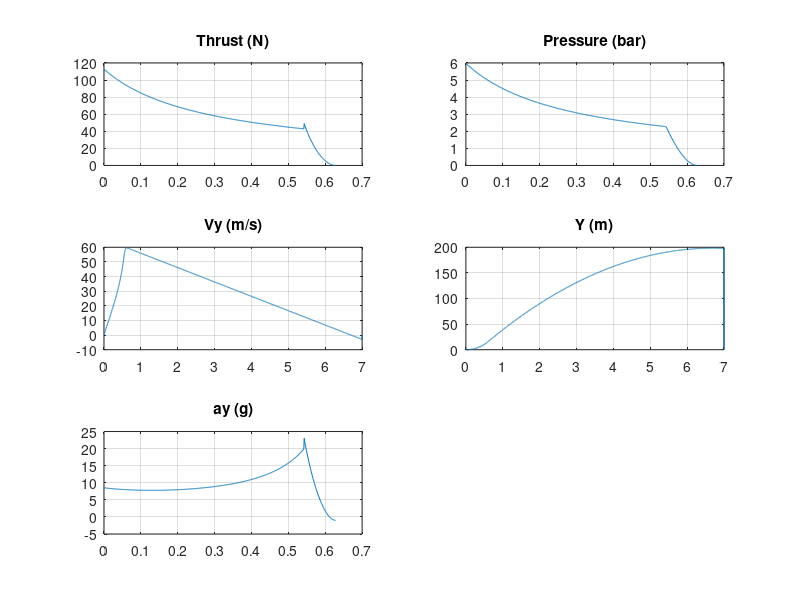

This figure's MATLAB source:
%% PARAMETERS

vesselCapacity  = 2.0;
waterCapacity   = 1.0;
vesselDiameter  = 95;
nozzleDiameter  = 10;
rocketDryMass   = 0.20;
pressureGauge   = 6.0;

param = struct();
param.k                 = 1.40;
param.g                 = 9.81;
param.pa                = 1e5;
param.ro                = 1000;
param.rho               = 1.225;
param.R                 = 286.9;
param.pI                = pressureGauge * 1e5;
param.tempI             = 293;
param.waterLossFactor   = 0.20;
param.airLossFactor     = 0.30;
param.C                 = param.pI * ((vesselCapacity - waterCapacity) / 1000)^param.k;
param.Ar                = pi * (vesselDiameter  / 1000)^2 / 4;    
param.An                = pi * (nozzleDiameter  / 1000)^2 / 4;                       
param.m0                = rocketDryMass;
param.fi                = deg2rad(90.0);

% define thrust state
Vw     = waterCapacity / 1000;
Va     = (vesselCapacity - waterCapacity) / 1000; 
p      = param.pI;
temp   = param.tempI;
mA     = (p + param.pa) / (param.R * temp) * Va; 
tank = [Vw Va p temp mA];

function [T, tank_dot] = thrust(param, tank)
    Vw     = tank(1);
    Va     = tank(2); 
    p      = tank(3);
    temp   = tank(4);
    mA     = tank(5);

    if Vw > 0
        ve = sqrt(2*p*(1-param.waterLossFactor) / param.ro);
        Vw_dot = -param.An * ve; 
        Va_dot = -Vw_dot;

        p_dot = -param.k * param.C * Va^(-param.k-1) * Va_dot;
        % optional hydrostatic p_dot = p_dot + param.ro * (param.g + a)/param.Ar * Vw_dot

        n = (param.k-1)/param.k;
        temp_dot = param.tempI * n * ((p + param.pa)/(param.pI + param.pa))^(n-1) * (1/(param.pI + param.pa))*p_dot;

        m_dot = Vw_dot * param.ro;
        T = ve*(-m_dot)+p*(1-param.waterLossFactor)*param.An;
        tank_dot = [Vw_dot Va_dot p_dot temp_dot 0];
    elseif p > 0
        roApE  = mA/Va;
        ve     = sqrt(temp * param.R * (2*param.k/(param.k-1)) * (1 - (param.pa/(p+param.pa))^((param.k-1)/param.k)));
        mA_dot = -ve * param.An * roApE;

        p_dot = -param.k * param.C * Va^(-param.k-1) * (-mA_dot / roApE);
        n = (param.k - 1)/param.k;
        temp_dot = param.tempI * n * ((p + param.pa)/(param.pI + param.pa))^(n-1) * (1/(param.pI + param.pa)) * p_dot;

        T  = ve * (1-param.airLossFactor) * (-mA_dot) + p * param.An;
        tank_dot = [0 0 p_dot temp_dot mA_dot];
    else
        T = 0;
        tank_dot = [0 0 0 0 0];
    end
end

function [X_dot,tank_dot, T] = dynamics(X, tank, fi, param)
    x = X(1);
    x_dot = X(2);
    y = X(3);
    y_dot = X(4);
    
    m = mass(tank, param);
    w = m * param.g;
    
    [T, tank_dot] = thrust(param, tank);
    y_dotdot = (T*sin(fi) - w) / m;
    x_dotdot = (T*cos(fi)) / m;
    
    X_dot = [x_dot x_dotdot y_dot y_dotdot];
end

function m = mass(tank, param)
    m = param.m0 + tank(1) * param.ro + tank(5);
end

%% SIMULATION

dt      = 0.001;
t_max   = 7;
t_vec   = 0:dt:t_max;
N       = length(t_vec);

thrust_log      = zeros(N,1);
pressure_log    = zeros(N,1);
X_log = zeros(N,4);
a_log = zeros(N,2);
i_cuttoff = -1;

X = [ 0 0 0 0 ];
fi = deg2rad(90.0);
for i=1:(N-1)
    [kx1,kt1]   = dynamics(X, tank, fi, param);
    [kx2,kt2]   = dynamics(X+0.5*dt*kx1, tank+0.5*dt*kt1, fi, param);
    [kx3,kt3]   = dynamics(X+0.5*dt*kx2, tank+0.5*dt*kt2, fi, param);
    [kx4,kt4,T] = dynamics(X+1*dt*kx3, tank+1*dt*kt3, fi, param);

    X = X + (dt/6) * (kx1 + 2*kx2 + 2*kx3 + kx4);
    tank = tank + (dt/6) * (kt1 + 2*kt2 + 2*kt3 + kt4);

    if T == 0 && i_cuttoff < 0
        i_cuttoff = i;
    end

    thrust_log(i)   = T;
    pressure_log(i) = tank(3) / 1e5;

    X_log(i,:) = X;
    a_log(i,:) = [kx4(2) / param.g kx4(4) / param.g];
end

subplot(3,2,1);
plot(t_vec(1:i_cuttoff), thrust_log(1:i_cuttoff));
title("Thrust (N)");
grid on

subplot(3,2,2);
plot(t_vec(1:i_cuttoff), pressure_log(1:i_cuttoff));
title("Pressure (bar)");
grid on

subplot(3,2,3);
plot(t_vec, X_log(:,4));
title("Vy (m/s)");
grid on

subplot(3,2,4);
plot(t_vec, X_log(:,3));
title("Y (m)");
grid on

subplot(3,2,5);
plot(t_vec(1:i_cuttoff), a_log((1:i_cuttoff),2));
title("ay (g)");
grid on
